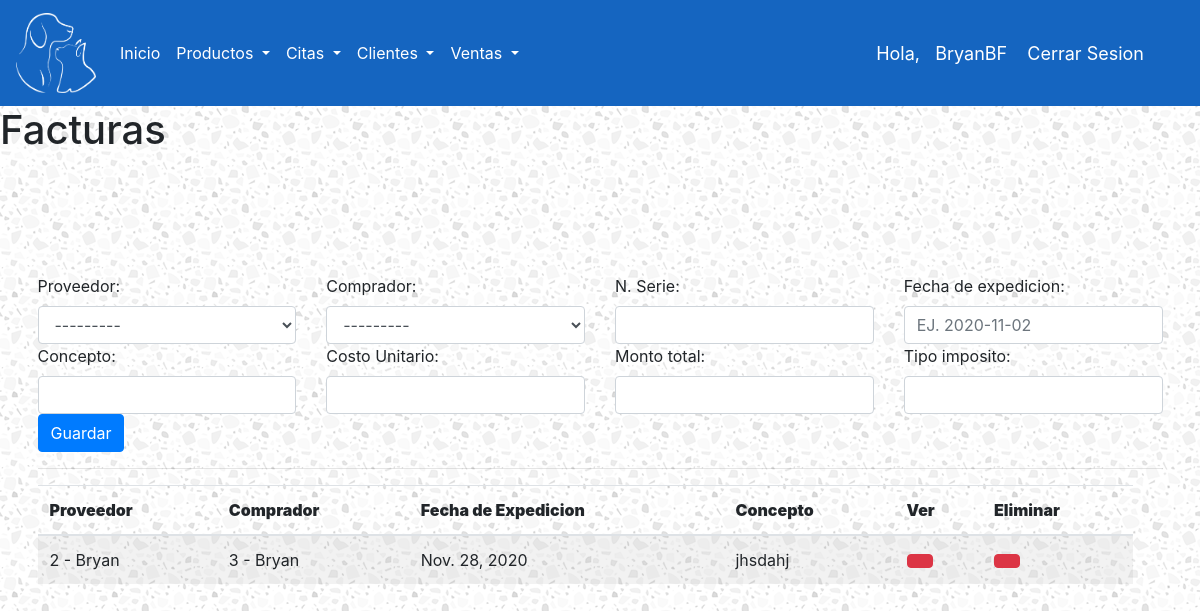
The app's page /factura/ (signed in) with its own data.
### ControlDeVeterinaria/models.py (models this page shows, shortened)
class Account(AbstractBaseUser):
    ROLES = (
        ('ADMIN','ADMIN'),
        ('EMPLEADO','EMPLEADO'),
    )
    rol = models.CharField(max_length=30, choices=ROLES)
    username = models.CharField(max_length=50, unique=True)
    password = models.CharField(max_length=50)
    is_admin = models.BooleanField(default=False)
    is_staff = models.BooleanField(default=False)
    is_superuser = models.BooleanField(default=False)
    USERNAME_FIELD = 'username'
    REQUIRED_FIELDS = ['rol','password']
    objects = MyAccountManager()
    def __str__(self):
        return self.username

class Factura(models.Model):
    proveedor = models.ForeignKey(Proveedor, on_delete=models.SET_NULL, null = True)
    comprador = models.ForeignKey(Comprador, on_delete=models.SET_NULL, null = True)
    numeroSerie = models.CharField(max_length=20)
    fechaExpedicion = models.DateField()
    concepto = models.CharField(max_length=10)
    costoUnitario = models.IntegerField()
    montoTotal = models.IntegerField()
    tipoImposito = models.IntegerField()

class Proveedor(models.Model):
    nombre = models.CharField(max_length=20)
    rfc = models.CharField(max_length=13)
    domicilio = models.CharField(max_length=50)
    cp = models.IntegerField()
    poblacion = models.CharField(max_length=50)
    telefono = models.CharField(max_length=10)
    correo = models.CharField(max_length=50)
    def __str__(self):
        return '%s - %s' % (self.id, self.nombre)

class Comprador(models.Model):
    nombre = models.CharField(max_length=20)
    rfc = models.CharField(max_length=13)
    domicilio = models.CharField(max_length=50)
    cp = models.IntegerField()
    poblacion = models.CharField(max_length=50)
    telefono = models.CharField(max_length=10)
    correo = models.CharField(max_length=50)
    def __str__(self):
        return '%s - %s' % (self.id, self.nombre)

### ControlDeVeterinaria/views.py (the view)
# urls.py: path('factura/', factura, name="factura"),
@login_required(login_url='login')
def factura(request):
    rol = request.user.rol
    if rol == 'EMPLEADO':
        return redirect('/index/')
    form = FacturaForm(request.POST)
    listaFactura = Factura.objects.all()
    if form.is_valid():
        form.save()
    context ={
        'listaFactura':listaFactura,
        'form':form,
    }
    return render(request, 'ControlDeVeterinaria/factura.html', context)

### ControlDeVeterinaria/forms.py
class FacturaForm(forms.ModelForm):
    class Meta:
        model = Factura
        fields = ['proveedor', 'comprador', 'numeroSerie','fechaExpedicion','concepto','costoUnitario','montoTotal','tipoImposito']
    def __init__(self, *args, **kwargs):
        super(FacturaForm, self).__init__(*args, **kwargs)
        self.fields['proveedor'].widget.attrs['class'] = 'form-control'
        self.fields['comprador'].widget.attrs['class'] = 'form-control'
        self.fields['numeroSerie'].widget.attrs['class'] = 'form-control'
        self.fields['fechaExpedicion'].widget.attrs['placeholder'] = 'EJ. 2020-11-02'
        self.fields['fechaExpedicion'].widget.attrs['class'] = 'form-control'
        self.fields['concepto'].widget.attrs['class'] = 'form-control'
        self.fields['costoUnitario'].widget.attrs['class'] = 'form-control'
        self.fields['montoTotal'].widget.attrs['class'] = 'form-control'
        self.fields['tipoImposito'].widget.attrs['class'] = 'form-control'

### ControlDeVeterinaria/templates/ControlDeVeterinaria/factura.html (shortened to what this page needs)
{% extends 'ControlDeVeterinaria/base.html' %}
{% load static %}
{% block content %}
<h1> Facturas </h1>
<br>
<form action="" method="post" class="form-horizontal" enctype="multipart/form-data">{% csrf_token %}
	<div class="row">
		<div class="col-sm-3">
			<label>Proveedor: </label>
			{{ form.proveedor }}
		</div>
		<div class="col-sm-3">
			<label>Comprador: </label>
			{{ form.comprador }}
		</div>
		<div class="col-sm-3">
			<label>N. Serie: </label>
			{{ form.numeroSerie }}
		</div>
		<div class="col-sm-3">
			<label>Fecha de expedicion: </label>
			{{ form.fechaExpedicion }}
		</div>
		<div class="col-sm-3">
			<label>Concepto: </label>
			{{ form.concepto }}
		</div>
		<div class="col-sm-3">
			<label>Costo Unitario: </label>
			{{ form.costoUnitario }}
		</div>
		<div class="col-sm-3">
			<label>Monto total: </label>
			{{ form.montoTotal }}
		</div>
		<div class="col-sm-3">
			<label>Tipo imposito: </label>
			{{ form.tipoImposito }}
		</div>
		<div class="col-sm-3">
			<button class="btn btn-primary" type="submit"> Guardar </button>
		</div>
	</div>
	<hr>
	<div class="row col-sm-12">
		<table id="dvData" class="table table-striped" >
			<thead>
				<tr>
					<th >
						<strong>Proveedor</strong>
					</th>
					<th >
						<strong>Comprador</strong>
					</th>
					<th >
						<strong>Fecha de Expedicion</strong>
					</th>
					<th >
						<strong>Concepto</strong>
					</th>
					<th >
						<strong>Ver</strong>
					</th>
					<th >
						<strong>Eliminar</strong>
					</th>
				</tr>
			</thead>
			<tbody>
				{% for datos in listaFactura %}
					<tr>
						<td >{{ datos.proveedor }}</td>
						<td >{{ datos.comprador }}</td>
						<td >{{ datos.fechaExpedicion }}</td>
						<td >{{ datos.concepto }}</td>
						<td >
							<a href="{% url 'ver-factura' datos.id %}" class="btn btn-default btn-danger"></a>
						</td>
						<td >
							<a href="{% url 'borrar-factura' datos.id %}" class="btn btn-default btn-danger"></a>
						</td>
					</tr>
				{% endfor %}
			</tbody>
		</table>
	</div>
</form>
{% endblock %}

### ControlDeVeterinaria/templates/ControlDeVeterinaria/base.html (shortened to what this page needs)
<!DOCTYPE html>
{% load static %}
<html>
<head>
	<link rel="stylesheet" href="https://cdn.jsdelivr.net/npm/bootstrap@4.5.3/dist/css/bootstrap.min.css">
<link rel="stylesheet" href="{% static "CDV/css/1.css" %}">
</head>
<body>
	<header>
		<nav class="navbar navbar-expand-lg">
      <a class="navbar-brand text-white" href="{% url 'index' %}" ><img src="{% static "CDV/images/Logo.png" %}" class="imglogo"></a>
      <div class="collapse navbar-collapse" id="navbarSupportedContent">
        <ul class="navbar-nav mr-auto">
          <li class="nav-item active">
            <a class="nav-link text-white" href={% url 'index' %} >Inicio <span class="sr-only">(current)</span></a>
          </li>
          <li class="nav-item dropdown">
            <a class="nav-link dropdown-toggle text-white" href="#" id="navbarDropdown" role="button" data-toggle="dropdown" aria-haspopup="true" aria-expanded="false">
              Productos
            </a>
          </li>
          <li class="nav-item dropdown">
            <a class="nav-link dropdown-toggle text-white" href="#" id="navbarDropdown" role="button" data-toggle="dropdown" aria-haspopup="true" aria-expanded="false">
              Citas
            </a>
          </li>
          <li class="nav-item dropdown">
            <a class="nav-link dropdown-toggle text-white" href="#" id="navbarDropdown" role="button" data-toggle="dropdown" aria-haspopup="true" aria-expanded="false">
              Clientes
            </a>
          </li>
          <li class="nav-item dropdown">
            <a class="nav-link dropdown-toggle text-white" href="#" id="navbarDropdown" role="button" data-toggle="dropdown" aria-haspopup="true" aria-expanded="false">
              Ventas
            </a>
          </li>
        </ul>
      </div>
      <span class = "hello-msg">Hola, &nbsp {{request.user}} </span>
      <span class = "hello-msg"><a href="{% url 'logout' %}">Cerrar Sesion</a></span>
    </nav>
	</header>
{% block content %}
{% endblock %}
</body>
</html>

### static/CDV/css/1.css (style rules this page uses)
html { font-family: 'Montserrat', sans-serif; }
form { padding: 37.5px; margin: 50px 0; }
nav { background-color: #1565c0 !important; color: white; }
.imglogo { width: 80px; height: 80px; }

### records on screen
Account: user "BryanBF"
Factura: proveedor "2 - Bryan", comprador "3 - Bryan", fechaExpedicion "Nov. 28, 2020", concepto "jhsdahj"
